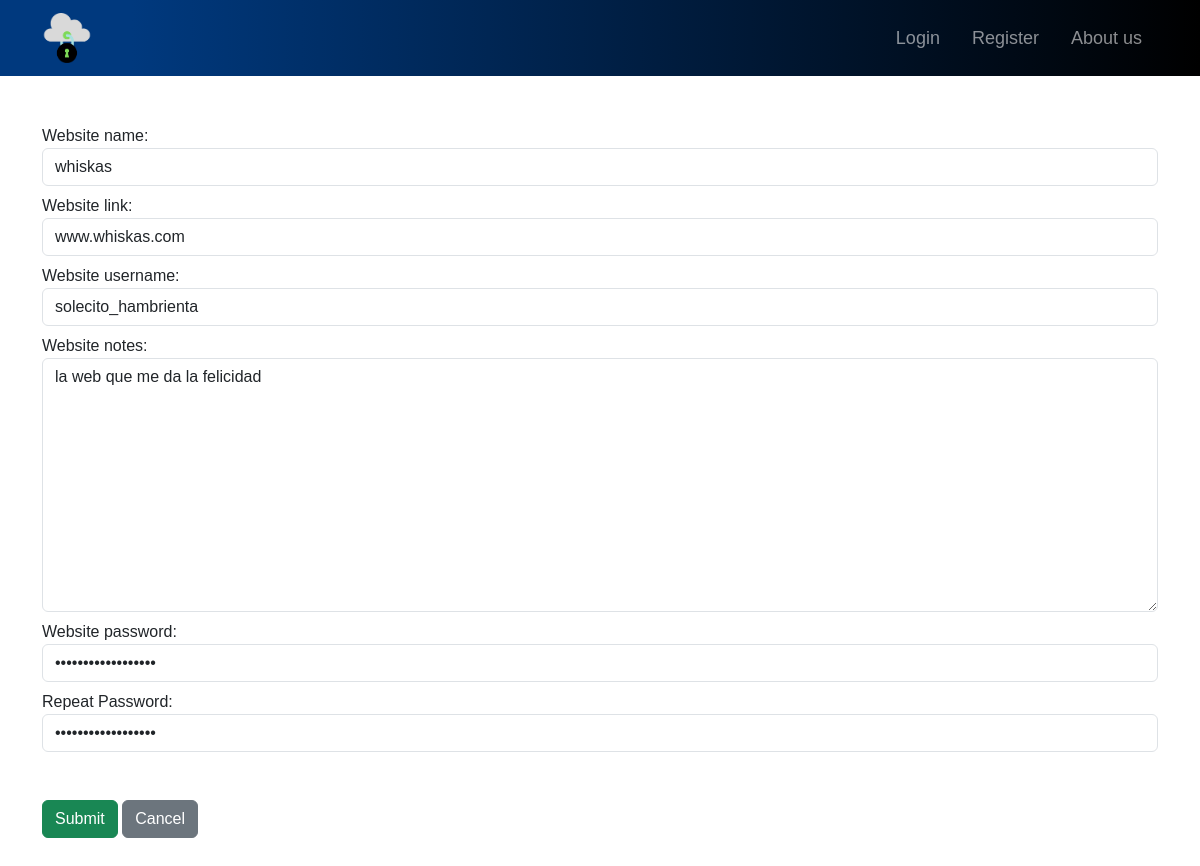
The app's page /update/20/ with its own data.
### core/models.py (models this page shows, shortened)
class Site(models.Model):
    user = models.ForeignKey(User, on_delete=models.CASCADE)
    website_name = models.CharField(max_length=50)
    website_link = models.CharField(max_length=200, null=True, blank=True)
    website_username = models.CharField(max_length=50)
    website_password = models.CharField(max_length=50)
    website_notes = models.CharField(max_length=200, null=True, blank=True)
    created = models.DateTimeField(auto_now_add=True)
    last_modified = models.DateTimeField(auto_now=True)
    class Meta:
        ordering = ['created']

### core/views.py (the view, shortened to what this page needs)
# urls.py: path('update/<int:pk>/', SiteUpdate.as_view(), name="update"),
class SiteUpdate(UpdateView):
    model = Site
    form_class = SiteUpdateForm
    template_name_suffix = '_update_form'
    def get_form(self, form_class=None):
        form = super(SiteUpdate, self).get_form()
        form.fields['website_name'].widget = forms.TextInput(
            attrs={'class': 'form-control mb-2'})
        form.fields['website_link'].widget = forms.TextInput(
            attrs={'class': 'form-control mb-2'})
        form.fields['website_username'].widget = forms.TextInput(
            attrs={'class': 'form-control mb-2'})
        form.fields['website_password'].widget = forms.TextInput(
            attrs={'type': 'password', 'class': 'form-control mb-2'})
        form.fields['website_notes'].widget = forms.Textarea(
            attrs={'class': 'form-control mb-2'})
        return form

### core/views.py (shortened to what this page needs)
class SiteUpdateForm(forms.ModelForm):
    password_repeat = forms.CharField(label='Repeat Password', widget=forms.PasswordInput(
        attrs={'class': 'form-control mb-2'}))
    class Meta:
        model = Site
        fields = ['website_name', 'website_link', 'website_username', 'website_notes', 'website_password']
    def __init__(self, *args, **kwargs):
        super().__init__(*args, **kwargs)
        if 'website_password' in self.fields:
            website_password_value = self.instance.website_password
            self.fields['password_repeat'].widget.attrs['value'] = website_password_value

### core/templates/core/site_update_form.html (shortened to what this page needs)
{% extends 'core/base.html' %}
{% block content %}
<div class="container mt-5">
        <form method="POST">
            {{ form.as_table }}
            <div class="my-5">
            <input type="submit" class="btn btn-success" value="Submit">
            <a href="{% url 'site' site.id %}" class="btn btn-secondary">Cancel</a>
            </div>
        </form>
</div>
{% endblock %}

### records on screen
Site: website_name "whiskas", website_link "www.whiskas.com", website_username "solecito_hambrienta", website_notes "la web que me da la felicidad"
